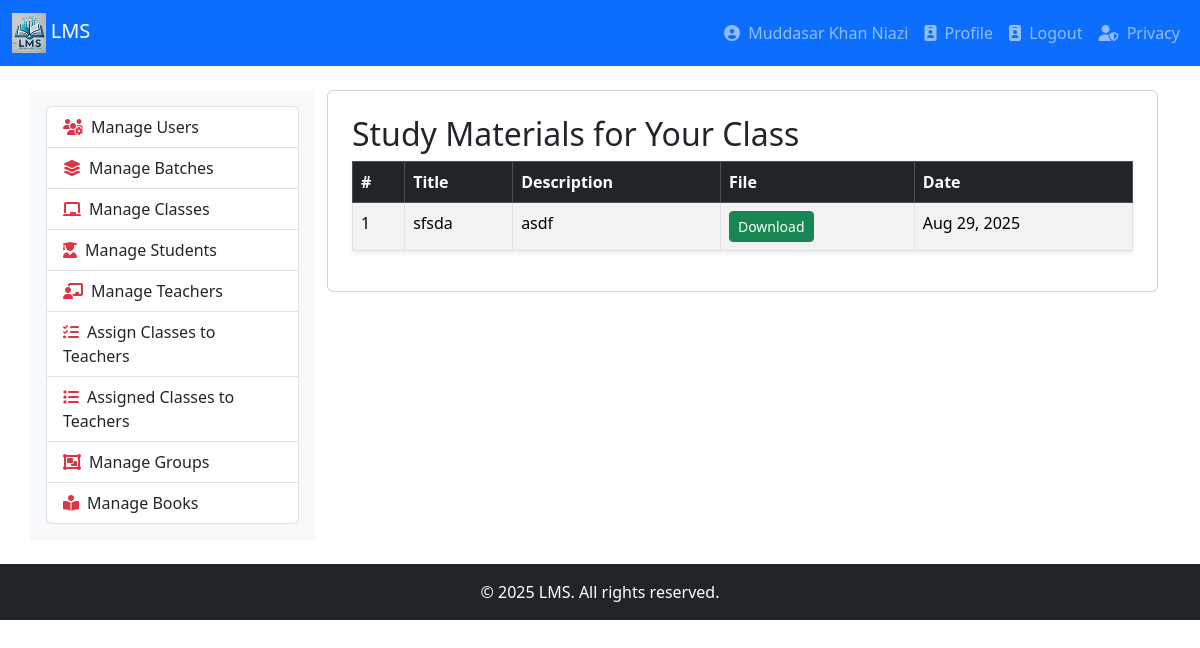
The app's page /pstduymaterials.php?cid=1 (signed in) with its own data.
### tables this page shows
CREATE TABLE `study_materials` (
  `material_id` int(11) NOT NULL,
  `teacher_id` int(11) NOT NULL,
  `class_id` int(11) NOT NULL,
  `title` varchar(255) NOT NULL,
  `description` text DEFAULT NULL,
  `file_path` varchar(500) NOT NULL,
  `file_type` varchar(50) NOT NULL,
  `uploaded_at` timestamp NOT NULL DEFAULT current_timestamp()
);

### pstduymaterials.php (the view, shortened to what this page needs)
<?php
include 'db.php';
 $student_class_id = (isset($_GET['cid']) && is_numeric($_GET['cid'])) ? intval($_GET['cid']) : 0;
$query = $conn->prepare("SELECT * FROM study_materials WHERE class_id = ? ORDER BY uploaded_at DESC");
$query->bind_param("i", $student_class_id);
$query->execute();
$result = $query->get_result();
include 'header.php';
include 'navigation.php';
?>
<div class="container mt-4">
	<div class="row">
		<div class="col-md-3 bg-light p-3">
			<?php include 'leftbar.php'; ?>
		</div>
		<div class="col-md-9">
			<div class="card p-4">
	<h2>Study Materials for Your Class</h2>
	<table class="table table-striped table-bordered table-hover shadow-sm">
       <thead class="table-dark">
           <tr>
               <th>#</th>
               <th>Title</th>
               <th>Description</th>
               <th>File</th>
               <th>Date</th>
           </tr>
       </thead>
       <tbody>
           <?php
           if ($result->num_rows > 0) {
               $counter = 1;
               while ($row = $result->fetch_assoc()) {
                   echo "<tr>";
                   echo "<td>".$counter++."</td>";
                   echo "<td>".htmlspecialchars($row['title'])."</td>";
                   echo "<td>".htmlspecialchars($row['description'])."</td>";
                   echo "<td>
                           <a href='download.php?id=".$row['material_id']."'
                             class='btn btn-sm btn-success'>
                            Download
                           </a>
                         </td>";
                   echo "<td>".date("M d, Y", strtotime($row['uploaded_at']))."</td>";
                   echo "</tr>";
               }
           } else {
               echo "<tr><td colspan='5' class='text-center text-muted'>
                         No study materials found for your class.
                     </td></tr>";
           }
           ?>
       </tbody>
   </table>
			</div>
		</div>
	</div>
</div>
<?php include 'footer.php'; ?>

### records on screen
study_materials: title "sfsda", description "asdf", uploaded_at "Aug 29, 2025"

### other values on screen
$_SESSION['uname'] "Muddasar Khan Niazi"
